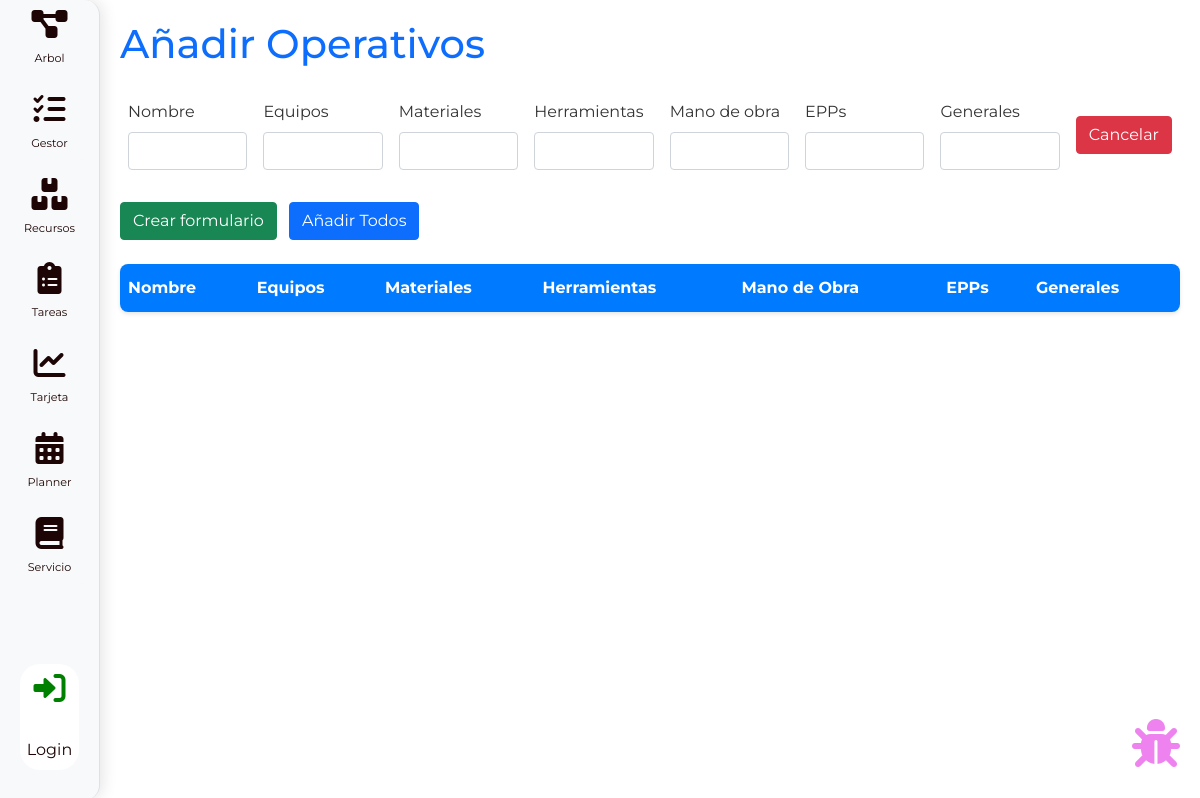
The page /operativos/ on the database as committed earlier.
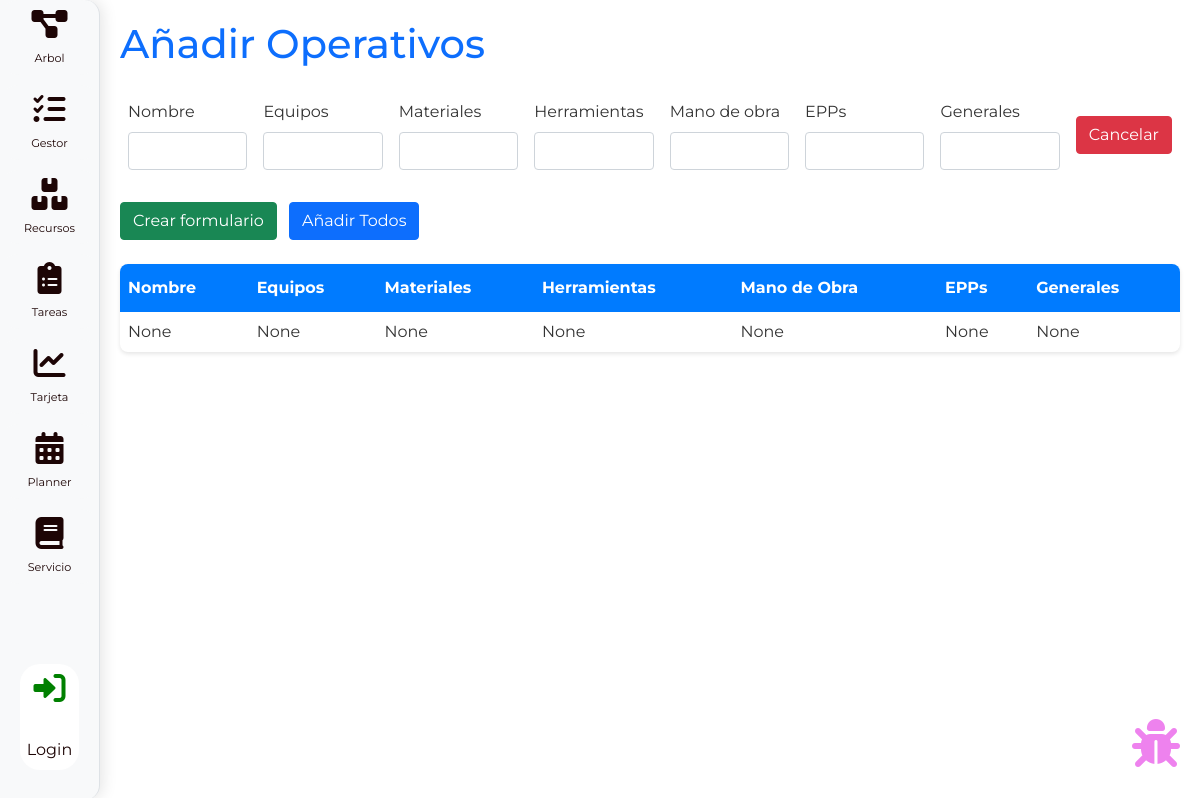
The same page on the database as committed later.
### modelos/models.py (models this page shows, shortened)
class RecursoOperativo(models.Model):
    nombre = models.CharField(max_length=100, blank=True, null=True)
    operativo_equipos = models.CharField(max_length=100, blank=True, null=True)
    operativo_materiales = models.CharField(max_length=100, blank=True, null=True)
    operativo_herramientas = models.CharField(max_length=100, blank=True, null=True)
    operativo_manodeobra = models.CharField(max_length=100, blank=True, null=True)
    operativo_epps = models.CharField(max_length=100, blank=True, null=True)
    operativo_generales = models.CharField(max_length=100, blank=True, null=True)

### operativos/views.py (the view)
# urls.py: path('', views.index, name='calidad_index'),
def index(request):
    context = {'form': OperativoForm(), 'operativos': RecursoOperativo.objects.all()}
    return render(request, 'operativos_index.html', context)

### operativos/forms.py
class OperativoForm(forms.ModelForm):
    class Meta:
        model= RecursoOperativo
        fields = (
            'nombre',
            'operativo_equipos',
            'operativo_materiales',
            'operativo_herramientas',
            'operativo_manodeobra',
            'operativo_epps',
            'operativo_generales'
        )
        widgets = {
            'nombre': forms.TextInput(attrs={'class':'form-control'}),
            'operativo_equipos': forms.TextInput(attrs={'class':'form-control'}),
            'operativo_materiales': forms.TextInput(attrs={'class':'form-control'}),
            'operativo_herramientas': forms.TextInput(attrs={'class':'form-control'}),
            'operativo_manodeobra': forms.TextInput(attrs={'class':'form-control'}),
            'operativo_epps': forms.TextInput(attrs={'class':'form-control'}),
            'operativo_generales': forms.TextInput(attrs={'class':'form-control'}),
        }

### operativos/templates/operativos_index.html (shortened to what this page needs)
{% extends 'base.html' %}
{% block content %}
<h1 class="mb-4 text-primary">Añadir Operativos</h1>
<div id="operativo-forms">
    {% include 'partials/form_operativos.html' %}
</div>
<div class="my-4">
    <button type="button" class="btn btn-success me-2" hx-get="{% url 'create-operativo' %}" hx-target="#operativo-forms" hx-swap="beforeend">Crear formulario</button>
    <button type="button" class="btn btn-primary" id="submit-all">Añadir Todos</button>
</div>
<table class="table-custom">
    <thead>
        <tr>
            <th>Nombre</th>
            <th>Equipos</th>
            <th>Materiales</th>
            <th>Herramientas</th>
            <th>Mano de Obra</th>
            <th>EPPs</th>
            <th>Generales</th>
        </tr>
    </thead>
    <tbody id="operativos-list">
        {% for operativo in operativos %}
            {% include 'partials/operativos.html' %}
        {% endfor %}
    </tbody>
</table>
{% endblock %}

### operativos/templates/partials/operativos.html
<tr>
    <td>{{ operativo.nombre }}</td>
    <td>{{ operativo.operativo_equipos }}</td>
    <td>{{ operativo.operativo_materiales }}</td>
    <td>{{ operativo.operativo_herramientas }}</td>
    <td>{{ operativo.operativo_manodeobra }}</td>
    <td>{{ operativo.operativo_epps }}</td>
    <td>{{ operativo.operativo_generales }}</td>
</tr>

Rows that differ between the two databases and show on the page:
added RecursoOperativo: nombre "None", operativo_equipos "None", operativo_materiales "None", operativo_herramientas "None", operativo_manodeobra "None", operativo_epps "None", operativo_generales "None"
